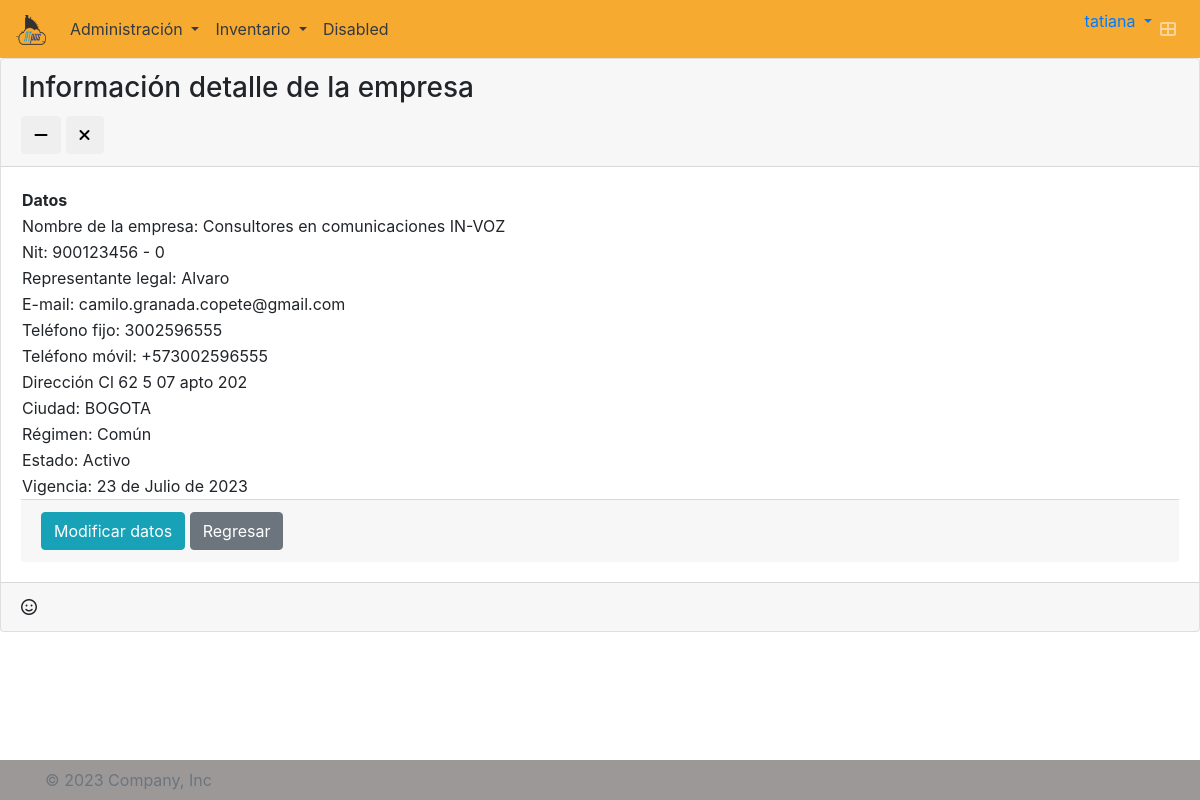
The page /detail/16/ (signed in) on the database its author committed.
### atpos/models.py (models this page shows, shortened)
class Usuario(AbstractUser):
    empresa = models.ForeignKey(Empresa, on_delete=models.CASCADE, blank=True, null=True)
    tel_inicial = models.CharField(max_length=10, blank=True, null=True)
    class Meta:
        default_permissions = ()
        permissions = [('add_usuario', 'Usuario crear'),
                        ('change_usuario', 'Usuario modificar'),
                        ('delete_usuario', 'Usuario eliminar'),
                        ('view_usuario', 'Usuario ver'),
                        ('password_usuario', 'Puede cambiar la clave usuario')]

class Empresa(models.Model):
    nombre_empresa = models.CharField(max_length=100, unique=True,)
    nick_empresa = models.CharField(max_length=100, unique=True,)
    nit = models.CharField(max_length=10, unique=True)
    dv = models.CharField(max_length=1)
    representante_legal = models.CharField(max_length=200)
    email = models.EmailField(max_length=254)
    telefono_fijo = models.CharField(max_length=14)
    telefono_celular = models.CharField(max_length=14)
    direccion_principal = models.CharField(max_length=200)
    ciudad = models.CharField(max_length=30)
    regimen = models.CharField(max_length=1, choices=REGIMEN_EMPRESA, default=COMUN, )
    estado_empresa = models.CharField(max_length=1, choices=ESTADO, default=ACTIVO, )
    vigencia = models.DateField(default=datetime.date.today)
    class Meta:
        default_permissions = ()
        permissions = [('add_empresa', 'Puede crear empresa'),
                       ('change_empresa', 'Puede modificar empresa'),
                       ('view_empresa', 'Puede ver las empresas')]

### atpos/views.py (the view)
# urls.py: path('detail/<int:pk>/', login_required(EmpresaDetail.as_view()), name='empresa-detail'),
class EmpresaDetail(DetailView):
    model = Empresa
    def get_queryset(self):
        return Empresa.objects.filter(id=self.request.user.empresa.id)

### atpos/templates/atpos/empresa_detail.html
{% extends 'base.html' %}
{% load static %}
{% block content %}
<section class="content">
    <div class="card">
        <div class="card-header">
            <h3 class="card-title">Información detalle de la empresa</h3>
            <div class="card-tools">
                <button type="button" class="btn btn-tool" data-card-widget="collapse" data-toggle="tooltip" title="Collapse">
                    <i class="fas fa-minus"></i></button>
                <button type="button" class="btn btn-tool" data-card-widget="remove" data-toggle="tooltip" title="Remove">
                    <i class="fas fa-times"></i></button>
            </div>
        </div>
        <div class="card-body">
            <table>
                <thead>
                <tr>
                    <th>Datos</th>
                </tr>
                </thead>
                <tbody>
                <tr>
                    <td> Nombre de la empresa: {{ object.nombre_empresa }}</td>
                </tr>
                <tr>
                    <td> Nit: {{ object.nit }} - {{ object.dv }}</td>
                </tr>
                <tr>
                    <td>Representante legal: {{ object.representante_legal }}</td>
                </tr>
                <tr>
                    <td>E-mail: {{ object.email }}</td>
                </tr>
                <tr>
                    <td>Teléfono fijo: {{ object.telefono_fijo }}</td>
                </tr>
                <tr>
                    <td>Teléfono móvil: {{ object.telefono_celular }}</td>
                </tr>
                <tr>
                    <td>Dirección {{ object.direccion_principal }}</td>
                </tr>
                <tr>
                    <td>Ciudad: {{ object.ciudad }}</td>
                </tr>
                <tr>
                    {% if object.regimen == '1' %}
                    <td>Régimen: Común</td>
                    {% else %}
                    <td>Régimen: Simplificado</td>
                    {% endif %}
                </tr>
                <tr>
                    {% if object.estado_empresa == '1' %}
                    <td>Estado: Activo</td>
                    {% else %}
                    <td>Estado: Inactivo</td>
                    {% endif %}
                </tr>
                <tr>
                    <td>Vigencia: {{ object.vigencia }}</td>
                </tr>
                </tbody>
            </table>
            <div class="card-footer">
                <a href="{% url 'empresa-update' user.empresa_id %}">
                    <button type="submit" class="btn btn-info">Modificar datos</button>
                </a>
                <a href="{% url 'tablero' %}">
                    <button type="submit" class="btn btn-secondary">Regresar</button>
                </a>
            </div>
        </div>
        <div class="card-footer">
            <i class="far fa-smile"></i>
        </div>
    </div>
</section>
{% endblock %}

### atpos/templates/components/navbar.html (shortened to what this page needs)
{% load static %}
<nav class="navbar navbar-expand-lg navbar-dark bg-color-nav">
  <a class="navbar-brand" href="{% url 'tablero' %}">
    <img src="{% static 'img/LogoATpos200px.png' %}" width="30" height="30" alt="">
  </a>
  <div class="collapse navbar-collapse colortext" id="navbarSupportedContent">
    <ul class="navbar-nav mr-auto">
      <li class="nav-item dropdown">
        <a class="nav-link dropdown-toggle text-dark" href="#" id="navbarDropdown" role="button" data-toggle="dropdown" aria-haspopup="true" aria-expanded="false">
          Administración
        </a>
      </li>
      <li class="nav-item dropdown">
        <a class="nav-link dropdown-toggle text-dark" href="#" id="navbarDropdown" role="button" data-toggle="dropdown" aria-haspopup="true" aria-expanded="false">
          Inventario
        </a>
      </li>
      <li class="nav-item">
        <a class="nav-link text-dark" href="#">Disabled</a>
      </li>
    </ul>
  </div>
  <ul class="navbar-nav ml-auto">
    <li class="dropdown user user-menu">
      <a href="#" class="dropdown-toggle" data-toggle="dropdown">
        <span class="hidden-xs">{{ user.username }}</span>
      </a>
    </li>
    <li class="nav-item">
      <a class="nav-link" data-widget="control-sidebar" data-slide="true" href="#" role="button">
        <i class="fas fa-th-large"></i>
      </a>
    </li>
  </ul>
</nav>

### atpos/static/atpos/css/style.css (style rules this page uses)
.bg-color-nav { background-color: #f7aa30!important; }

### rows shown on the page
Usuario: username "tatiana"
Empresa: nombre_empresa "Consultores en comunicaciones IN-VOZ", nit "900123456", dv "0", representante_legal "Alvaro", email "camilo.granada.copete@gmail.com", telefono_fijo "3002596555", telefono_celular "+573002596555", direccion_principal "Cl 62 5 07 apto 202", ciudad "BOGOTA", vigencia "23 de Julio de 2023"
